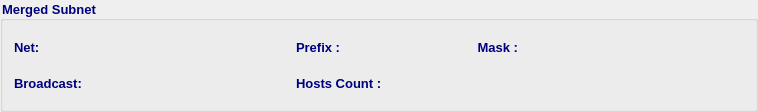
    <widget class="QGroupBox" name="mGb">
     <property name="font">
      <font>
       <family>Tahoma</family>
       <pointsize>10</pointsize>
       <weight>75</weight>
       <bold>true</bold>
      </font>
     </property>
     <property name="styleSheet">
      <string notr="true">color: rgb(0, 0, 127);</string>
     </property>
     <property name="title">
      <string>Merged Subnet</string>
     </property>
     <layout class="QVBoxLayout" name="verticalLayout_3">
      <item>
       <layout class="QHBoxLayout" name="horizontalLayout_13">
        <item>
         <widget class="QLabel" name="label_7">
          <property name="minimumSize">
           <size>
            <width>90</width>
            <height>30</height>
           </size>
          </property>
          <property name="maximumSize">
           <size>
            <width>90</width>
            <height>30</height>
           </size>
          </property>
          <property name="font">
           <font>
            <family>Tahoma</family>
            <pointsize>10</pointsize>
            <weight>75</weight>
            <bold>true</bold>
           </font>
          </property>
          <property name="styleSheet">
           <string notr="true">color: rgb(0, 0, 127);</string>
          </property>
          <property name="text">
           <string>Net:</string>
          </property>
         </widget>
        </item>
        <item>
         <widget class="QLabel" name="netLbl">
          <property name="minimumSize">
           <size>
            <width>180</width>
            <height>30</height>
           </size>
          </property>
          <property name="maximumSize">
           <size>
            <width>500</width>
            <height>30</height>
           </size>
          </property>
          <property name="font">
           <font>
            <family>Tahoma</family>
            <pointsize>10</pointsize>
            <weight>75</weight>
            <bold>true</bold>
           </font>
          </property>
          <property name="styleSheet">
           <string notr="true">color: rgb(85, 0, 127);</string>
          </property>
          <property name="text">
           <string/>
          </property>
         </widget>
        </item>
        <item>
         <widget class="QLabel" name="label_10">
          <property name="minimumSize">
           <size>
            <width>80</width>
            <height>30</height>
           </size>
          </property>
          <property name="maximumSize">
           <size>
            <width>80</width>
            <height>30</height>
           </size>
          </property>
          <property name="font">
           <font>
            <family>Tahoma</family>
            <pointsize>10</pointsize>
            <weight>75</weight>
            <bold>true</bold>
           </font>
          </property>
          <property name="styleSheet">
           <string notr="true">color: rgb(0, 0, 127);</string>
          </property>
          <property name="text">
           <string>Prefix :</string>
          </property>
          <property name="alignment">
           <set>Qt::AlignLeading|Qt::AlignLeft|Qt::AlignVCenter</set>
          </property>
         </widget>
        </item>
        <item>
         <widget class="QLabel" name="prefixLbl">
          <property name="minimumSize">
           <size>
            <width>50</width>
            <height>30</height>
           </size>
          </property>
          <property name="maximumSize">
           <size>
            <width>50</width>
            <height>30</height>
           </size>
          </property>
          <property name="font">
           <font>
            <family>Tahoma</family>
            <pointsize>10</pointsize>
            <weight>75</weight>
            <bold>true</bold>
           </font>
          </property>
          <property name="styleSheet">
           <string notr="true">color: rgb(85, 0, 127);</string>
          </property>
          <property name="text">
           <string/>
          </property>
         </widget>
        </item>
        <item>
         <widget class="QLabel" name="label_9">
          <property name="minimumSize">
           <size>
            <width>80</width>
            <height>30</height>
           </size>
          </property>
          <property name="maximumSize">
           <size>
            <width>80</width>
            <height>30</height>
           </size>
          </property>
          <property name="font">
           <font>
            <family>Tahoma</family>
            <pointsize>10</pointsize>
            <weight>75</weight>
            <bold>true</bold>
           </font>
          </property>
          <property name="styleSheet">
           <string notr="true">color: rgb(0, 0, 127);</string>
          </property>
          <property name="text">
           <string>Mask :</string>
          </property>
          <property name="alignment">
           <set>Qt::AlignRight|Qt::AlignTrailing|Qt::AlignVCenter</set>
          </property>
         </widget>
        </item>
        <item>
         <widget class="QLabel" name="maskLbl">
          <property name="minimumSize">
           <size>
            <width>180</width>
            <height>30</height>
           </size>
          </property>
          <property name="maximumSize">
           <size>
            <width>500</width>
            <height>30</height>
           </size>
          </property>
          <property name="font">
           <font>
            <family>Tahoma</family>
            <pointsize>10</pointsize>
            <weight>75</weight>
            <bold>true</bold>
           </font>
          </property>
          <property name="styleSheet">
           <string notr="true">color: rgb(85, 0, 127);</string>
          </property>
          <property name="text">
           <string/>
          </property>
         </widget>
        </item>
        <item>
         <spacer name="horizontalSpacer_6">
          <property name="orientation">
           <enum>Qt::Horizontal</enum>
          </property>
          <property name="sizeHint" stdset="0">
           <size>
            <width>40</width>
            <height>20</height>
           </size>
          </property>
         </spacer>
        </item>
       </layout>
      </item>
      <item>
       <layout class="QHBoxLayout" name="horizontalLayout_12">
        <item>
         <widget class="QLabel" name="label_11">
          <property name="minimumSize">
           <size>
            <width>90</width>
            <height>30</height>
           </size>
          </property>
          <property name="maximumSize">
           <size>
            <width>90</width>
            <height>30</height>
           </size>
          </property>
          <property name="font">
           <font>
            <family>Tahoma</family>
            <pointsize>10</pointsize>
            <weight>75</weight>
            <bold>true</bold>
           </font>
          </property>
          <property name="styleSheet">
           <string notr="true">color: rgb(0, 0, 127);</string>
          </property>
          <property name="text">
           <string>Broadcast:</string>
          </property>
         </widget>
        </item>
        <item>
         <widget class="QLabel" name="bcLbl">
          <property name="minimumSize">
           <size>
            <width>180</width>
            <height>30</height>
           </size>
          </property>
          <property name="maximumSize">
           <size>
            <width>500</width>
            <height>30</height>
           </size>
          </property>
          <property name="font">
           <font>
            <family>Tahoma</family>
            <pointsize>10</pointsize>
            <weight>75</weight>
            <bold>true</bold>
           </font>
          </property>
          <property name="styleSheet">
           <string notr="true">color: rgb(85, 0, 127);</string>
          </property>
          <property name="text">
           <string/>
          </property>
         </widget>
        </item>
        <item>
         <widget class="QLabel" name="label_12">
          <property name="minimumSize">
           <size>
            <width>130</width>
            <height>30</height>
           </size>
          </property>
          <property name="maximumSize">
           <size>
            <width>130</width>
            <height>30</height>
           </size>
          </property>
          <property name="font">
           <font>
            <family>Tahoma</family>
            <pointsize>10</pointsize>
            <weight>75</weight>
            <bold>true</bold>
           </font>
          </property>
          <property name="styleSheet">
           <string notr="true">color: rgb(0, 0, 127);</string>
          </property>
          <property name="text">
           <string>Hosts Count :</string>
          </property>
          <property name="alignment">
           <set>Qt::AlignLeading|Qt::AlignLeft|Qt::AlignVCenter</set>
          </property>
         </widget>
        </item>
        <item>
         <widget class="QLabel" name="hostLbl">
          <property name="minimumSize">
           <size>
            <width>150</width>
            <height>30</height>
           </size>
          </property>
          <property name="maximumSize">
           <size>
            <width>150</width>
            <height>30</height>
           </size>
          </property>
          <property name="font">
           <font>
            <family>Tahoma</family>
            <pointsize>10</pointsize>
            <weight>75</weight>
            <bold>true</bold>
           </font>
          </property>
          <property name="styleSheet">
           <string notr="true">color: rgb(85, 0, 127);</string>
          </property>
          <property name="text">
           <string/>
          </property>
         </widget>
        </item>
        <item>
         <spacer name="horizontalSpacer_7">
          <property name="orientation">
           <enum>Qt::Horizontal</enum>
          </property>
          <property name="sizeHint" stdset="0">
           <size>
            <width>40</width>
            <height>20</height>
           </size>
          </property>
         </spacer>
        </item>
       </layout>
      </item>
     </layout>
    </widget>
